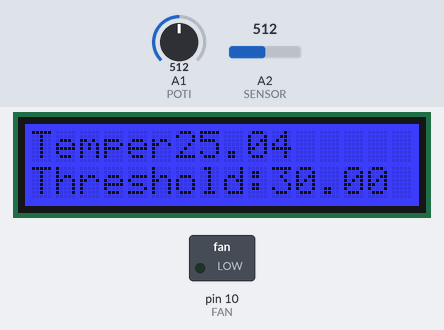
Recording of a sketch running on a simulated Arduino Uno, built with avr-gcc and run on an emulated ATmega328P. On the bench: 16×2 character LCD, switched loads named in the sketch (green lamp = pin HIGH). Inputs (shaded band) come from the test bench; at power-on: A2 (SENSOR) = 512, A1 (POTI) = 512. What the sketch prints to the serial monitor is not drawn.

Above: at 0.7 s.
1.3 s: A2 (SENSOR) set to 557
At 2.1 s:
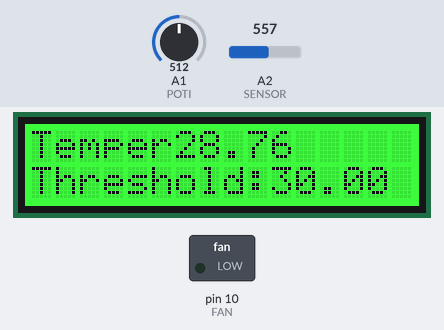
3.8 s: A2 (SENSOR) set to 582
At 4.3 s:
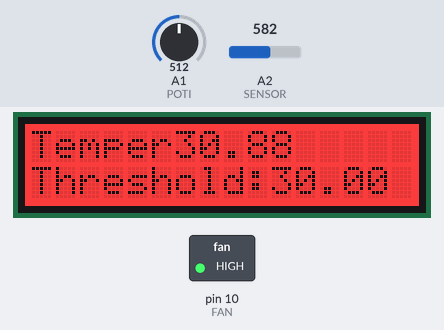
6.5 s: A1 (POTI) set to 647
At 7.1 s:
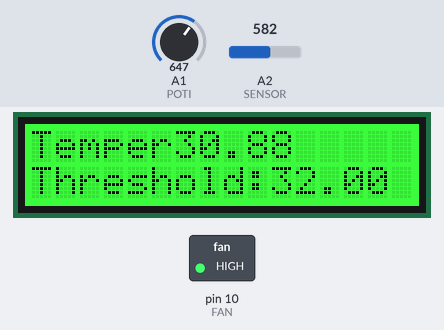
9.2 s: A1 (POTI) set to 672
At 9.8 s:
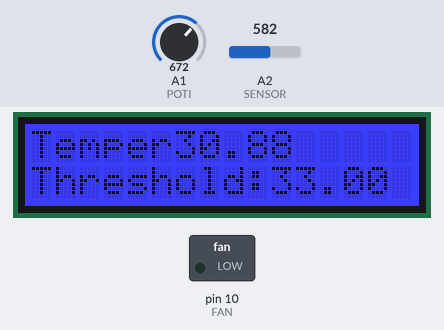
10.9 s: A2 (SENSOR) set to 511
At 11.5 s:
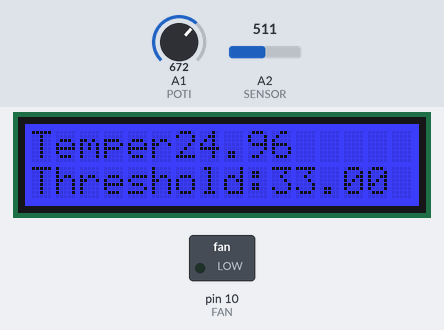
12.6 s: A1 (POTI) set to 511
At 13.1 s:
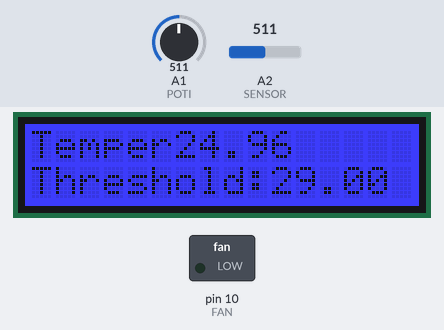
Timing chart, 0 to 15.2 s (numbered marks = the images above; inputs shaded):
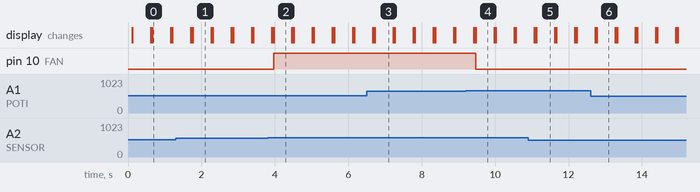

The sketch:

TwoPoint.ino
```cpp
/*
  TwoPoint: A Two Point controller for the temperature.
*/
#include <math.h>
#include <Wire.h>
#include "rgb_lcd.h"
rgb_lcd lcd;

short int vol; // measured voltage
float r; // Resistance r0
float temp; // temperature
short int degree; // measured rotation
float T_HIGH;  // upper limit of temp
float T_LOW;  // lower limit of temp

#define DELTA_T 2 // temp diff

#define r0 100000 // zero resistance
#define t0 25 // room temperature
#define b 4275 // thermistor constant

#define POTI A1 // pin potentiometer
#define FULL_ANGLE 300  // full angle
#define SENSOR A2 // pin thermistor
#define FAN 10 // pin of pmw cont

// hot temp rgb color
#define COLOR1 255, 0, 0

// prefered temp rgb color
#define COLOR2 0, 255, 0

// cool temp rbg color
#define COLOR3 0, 0, 255

#define TEMP_A 20 // low threshold
#define TEMP_B 40 // high threshold
#define KELVIN 273.15

void setup() {
  pinMode(POTI,INPUT);
  pinMode(FAN,OUTPUT);
  pinMode(SENSOR,INPUT);
  analogWrite(FAN,0);
  Serial.begin(9600);
  lcd.begin(16, 2);
}

void loop() {
  // measure and calculate the temperature
  vol = analogRead(SENSOR);
  r = (1023.0 / vol - 1.0) * r0;
  temp = log(r / r0) / b + 1.0 / (t0 + KELVIN);
  temp = 1.0/temp - KELVIN;

  // send data to the serial
  Serial.print(millis());
  Serial.print(';');
  Serial.println(temp);

  // read the potentiometer
  degree = analogRead(POTI);
  T_HIGH = map(degree, 0, 1023, TEMP_A, TEMP_B);
  T_LOW = T_HIGH - DELTA_T;

  // print temperature on lcd
  lcd.setCursor(0,0);
  lcd.print("Temper");
  lcd.print(temp);
  delay(10);

  // print threshold on lcd
  lcd.setCursor(0,1);
  lcd.print("Threshold:");
  lcd.print(T_HIGH);
  delay(10);

  // color display according to temperature
  if (temp > T_HIGH){
      analogWrite(FAN,255);
      lcd.setRGB(COLOR1);
  }
  else if (temp < T_LOW){
      analogWrite(FAN,0);
      lcd.setRGB(COLOR3);
  }
  else lcd.setRGB(COLOR2);
  delay(500);
  lcd.clear();
}
```

Measured:
- the behaviour switches between 571 and 572 on A2 (SENSOR) (found by bisection; images 1 and 2)
- the behaviour switches between 664 and 665 on A1 (POTI) (found by bisection; images 3 and 4)
- after the input at 1.3 s, the display: first differs from a run without the input after 0.46 s (image 1)
- after the input at 3.8 s, pin 10 (FAN): LOW → HIGH after 0.16 s; the display: first differs from a run without the input after 0.16 s (image 2)
- after the input at 6.5 s, the display: first differs from a run without the input after 0.22 s (image 3)
- after the input at 9.2 s, pin 10 (FAN): HIGH → LOW after 0.27 s; the display: first differs from a run without the input after 0.27 s (image 4)
- after the input at 10.9 s, the display: first differs from a run without the input after 0.22 s (image 5)
- after the input at 12.6 s, the display: first differs from a run without the input after 0.17 s (image 6)
